Frame 1 (no input): blank canvas, image omitted
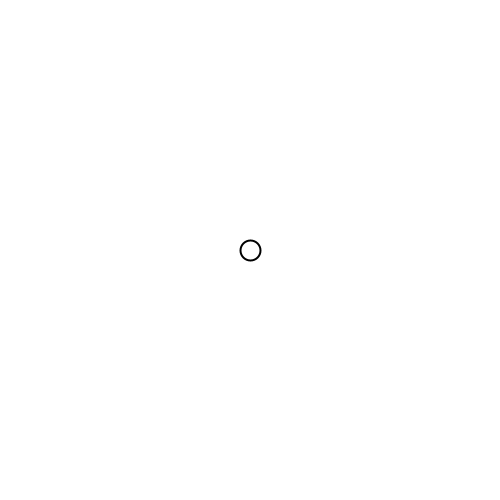
Frame 2 (the mouse pressed at the canvas centre, redrawn once)

The Processing sketch that drew this single still picture (run headless with seeded random() and noise(); the mouse was pressed at the canvas centre and the sketch redrawn once):

// Processing sketch: processing_28703
// ── processing_28703.pde

	

void setup() {
  size(500, 500);
  noLoop();
    background(255);
}

float x = 0;

void draw() {

  x = x + 10;
  if (x >= width) {
    x = 0;
  }
  strokeWeight(2);
 
  ellipse(250, 250, x, x); 

}

void mousePressed() {
  noLoop();
}

void mouseReleased() {
  loop();
}
